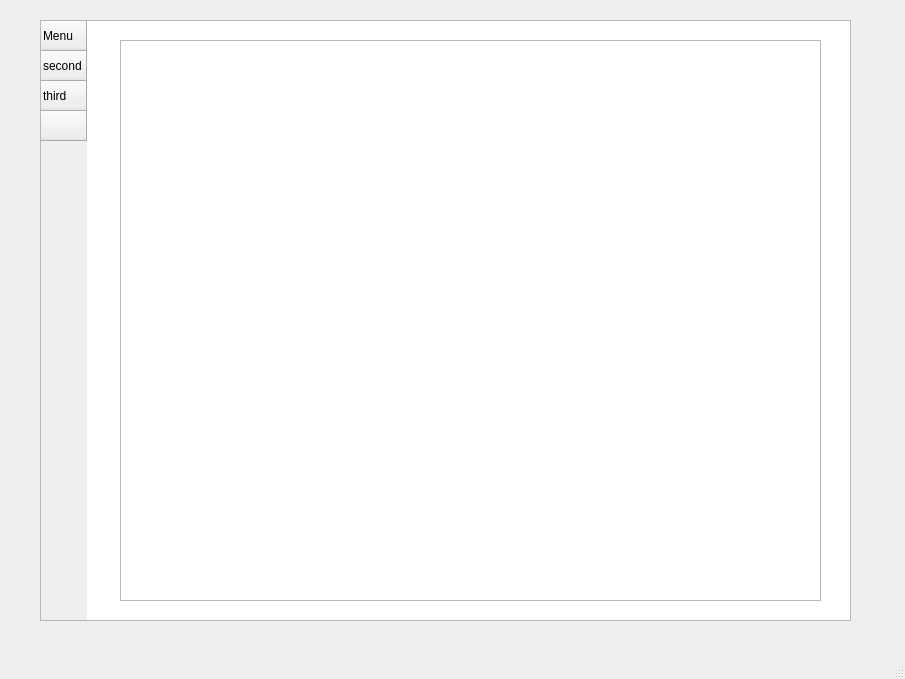
<?xml version="1.0" encoding="UTF-8"?>
<ui version="4.0">
 <class>MainWindow</class>
 <widget class="QMainWindow" name="MainWindow">
  <property name="geometry">
   <rect>
    <x>0</x>
    <y>0</y>
    <width>905</width>
    <height>679</height>
   </rect>
  </property>
  <property name="windowTitle">
   <string>MainWindow</string>
  </property>
  <widget class="QWidget" name="centralwidget">
   <widget class="QTableWidget" name="tableWidget">
    <property name="geometry">
     <rect>
      <x>40</x>
      <y>20</y>
      <width>811</width>
      <height>601</height>
     </rect>
    </property>
    <row>
     <property name="text">
      <string>Menu</string>
     </property>
    </row>
    <row>
     <property name="text">
      <string>second</string>
     </property>
    </row>
    <row>
     <property name="text">
      <string>third</string>
     </property>
    </row>
    <row>
     <property name="text">
      <string/>
     </property>
    </row>
   </widget>
   <widget class="QListWidget" name="listWidget">
    <property name="geometry">
     <rect>
      <x>120</x>
      <y>40</y>
      <width>701</width>
      <height>561</height>
     </rect>
    </property>
   </widget>
  </widget>
  <widget class="QMenuBar" name="menubar">
   <property name="geometry">
    <rect>
     <x>0</x>
     <y>0</y>
     <width>905</width>
     <height>26</height>
    </rect>
   </property>
  </widget>
  <widget class="QStatusBar" name="statusbar"/>
 </widget>
 <resources/>
 <connections/>
</ui>
